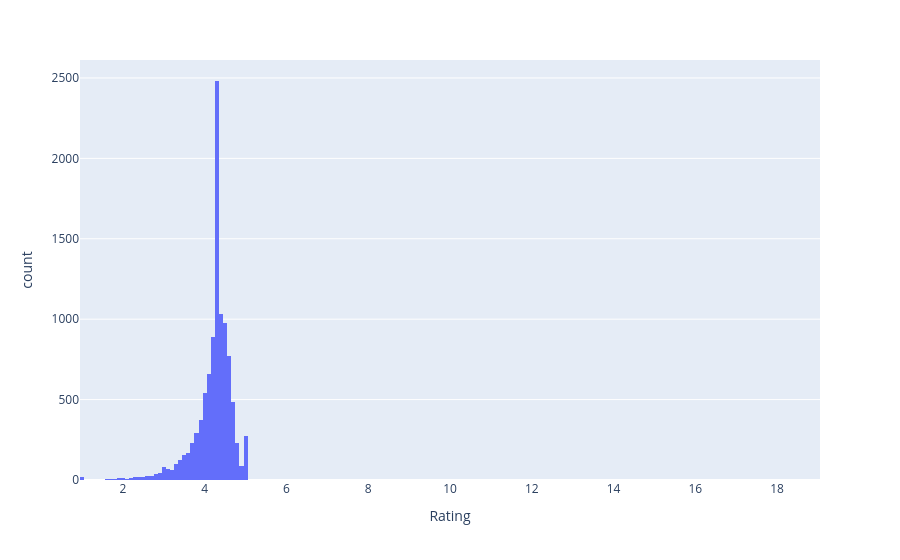

Here is the notebook cell this chart was saved with:
### Markdown cell above
# Q2 What is the distribution of app ratings on the Google Play Store? (Univariate)

### Code cell
fig = px.histogram(df, x="Rating")
fig.show()

### Figure 1 — Plotly figure (JSON) as saved in the notebook; plotly's stock layout.template omitted (floating-point values rounded to 4 significant figures; data arrays with more than 128 entries replaced by an {"elided": "..."} marker saying what was removed)
{"data": [{"bingroup": "x", "hovertemplate": "Rating=%{x}<br>count=%{y}<extra></extra>", "legendgroup": "", "marker": {"color": "#636efa", "pattern": {"shape": ""}}, "name": "", "orientation": "v", "showlegend": false, "type": "histogram", "x": {"elided": "10358 float values"}, "xaxis": "x", "yaxis": "y"}], "layout": {"barmode": "relative", "legend": {"tracegroupgap": 0}, "margin": {"t": 60}, "xaxis": {"anchor": "y", "domain": [0, 1], "title": {"text": "Rating"}}, "yaxis": {"anchor": "x", "domain": [0, 1], "title": {"text": "count"}}}}
